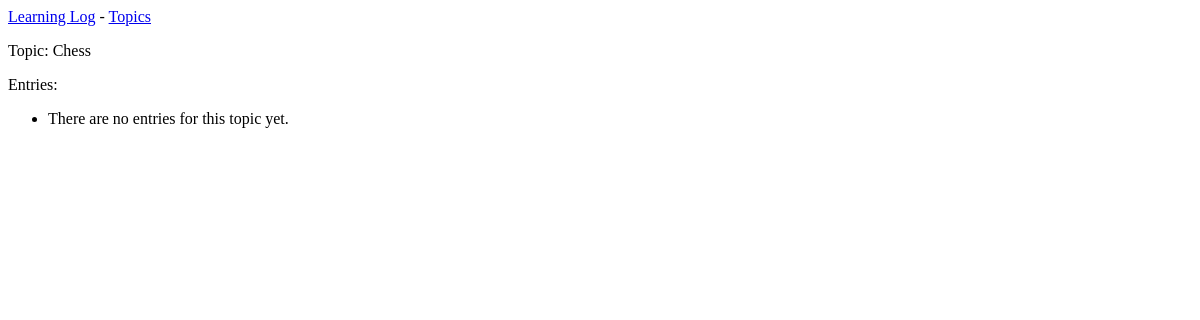
The app's page /topics/1/, older data.
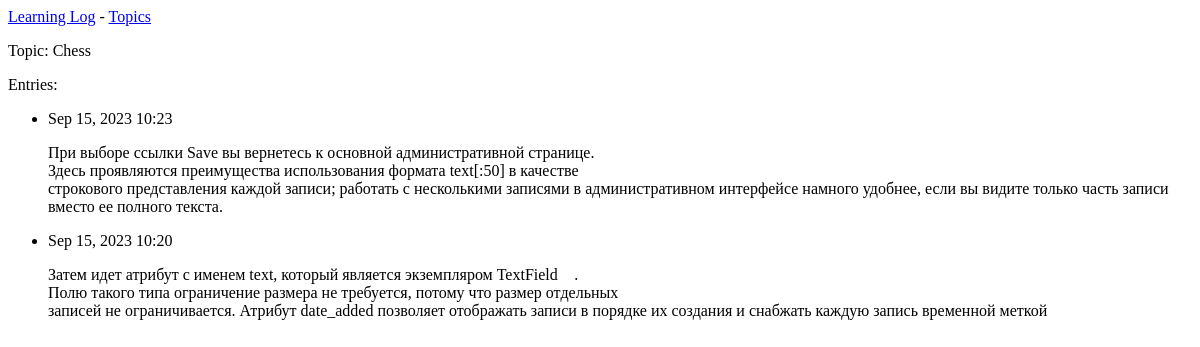
The same page, newer data.
### learning_logs/models.py (models this page shows, shortened)
class Topic(models.Model):
    text = models.CharField(max_length=200)
    date_added = models.DateTimeField(auto_now_add=True)
    def __str__(self):
        return self.text

class Entry(models.Model):
    topic = models.ForeignKey(Topic, on_delete=models.CASCADE)
    text = models.TextField(default='')
    date_added = models.DateTimeField(auto_now_add=True)
    class Meta:
        verbose_name_plural = 'entries'

### learning_logs/views.py (the view)
# urls.py: path('topics/<int:topic_id>/', views.topic, name= 'topic')
def topic(request, topic_id):
    topic = Topic.objects.get(id=topic_id)
    entries = topic.entry_set.order_by('-date_added')
    context = {'topic': topic, 'entries': entries}
    return render(request, 'learning_logs/topic.html', context)

### learning_logs/templates/learning_logs/topic.html
{% extends 'learning_logs/base.html' %}
{% block content %}
<p>Topic: {{ topic }}</p>
<p>Entries:</p>
<ul>
  {% for entry in entries %}
  <li>
    <p>{{ entry.date_added|date:'M d, Y H:i' }}</p>
    <p>{{ entry.text|linebreaks }}</p>
  </li>
  {% empty %}
    <li>There are no entries for this topic yet.</li>
  {% endfor %}
 </ul>
 {% endblock content %}

### learning_logs/templates/learning_logs/base.html
<p>
  <a href="{% url 'learning_logs:index' %}">Learning Log</a> -
  <a href="{% url 'learning_logs:topics' %}">Topics</a>
</p>
{% block content %}{% endblock content %}

Row changes from the older to the newer data that the page shows:
added Entry: date_added "Sep 15, 2023 10:23", text "При выборе ссылки Save вы вернетесь к основной административной странице. Здесь проявляются преимущества использования формата text[:50] в качестве строкового представления каждой записи; работать с несколькими записями в административном интерфейсе намного удобнее, если вы видите только часть записи вместо ее полного текста."
added Entry: date_added "Sep 15, 2023 10:20", text "Затем идет атрибут с именем text, который является экземпляром TextField . Полю такого типа ограничение размера не требуется, потому что размер отдельных записей не ограничивается. Атрибут date_added позволяет отображать записи в порядке их создания и снабжать каждую запись временной меткой"
Text that changed along with them:
text no longer shown: "There are no entries for this topic yet."
